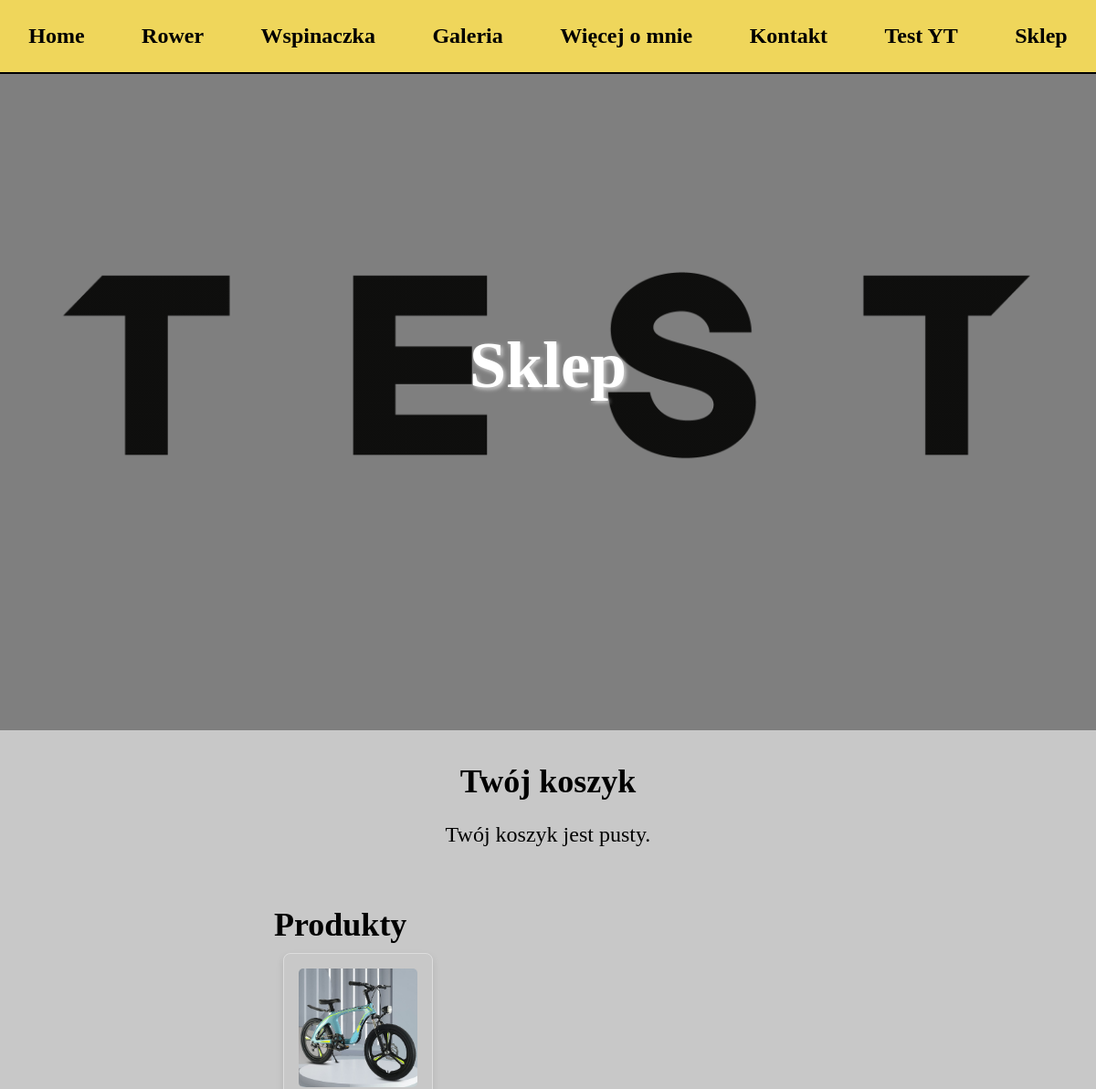
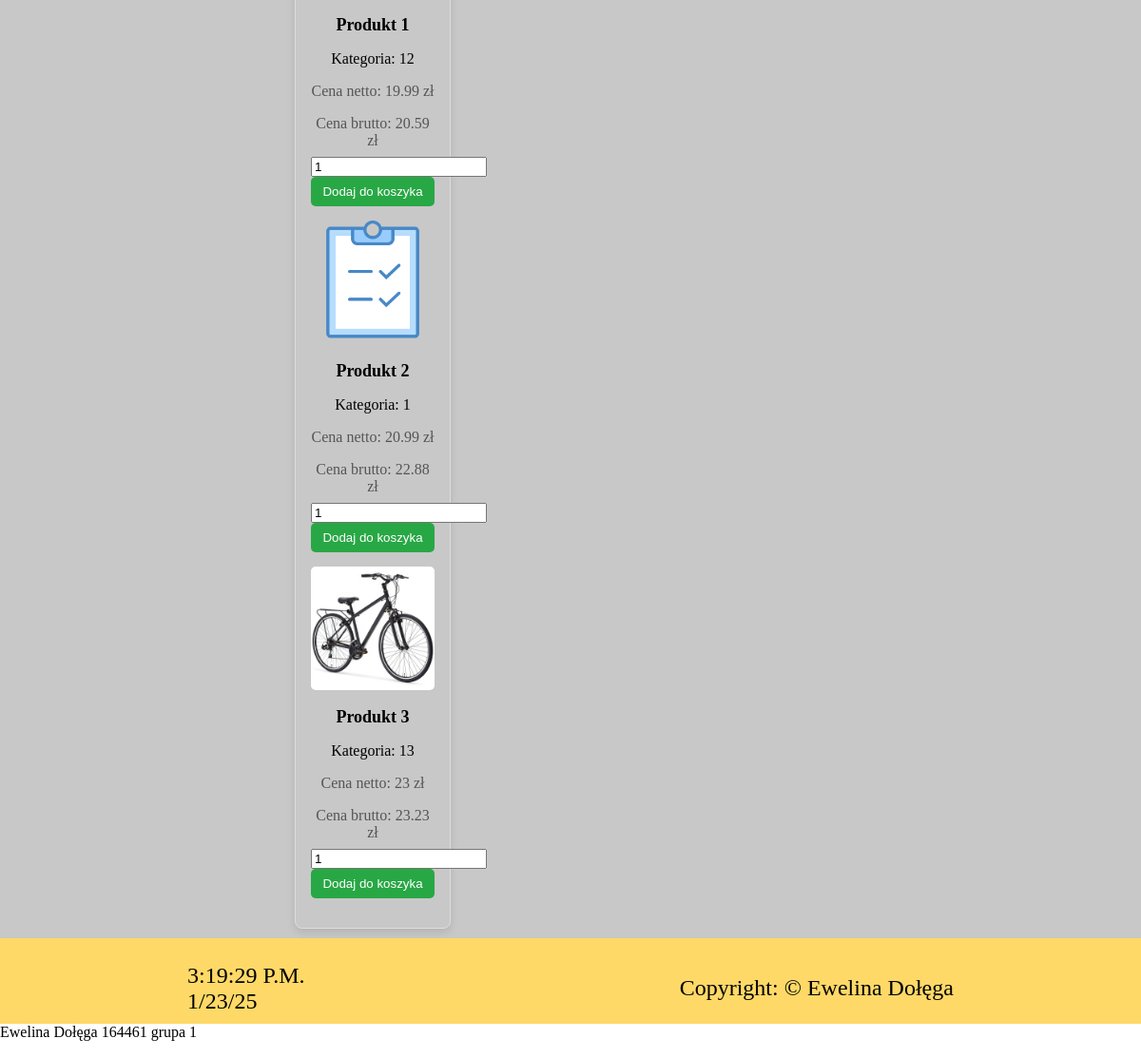
Screenshot of /test4/cart.php with the database file from the repository (2 pictures, top to bottom).
### tables this page shows
CREATE TABLE `produkt` (
  `id` int(11) NOT NULL,
  `tytul` varchar(255) NOT NULL,
  `opis` varchar(1000) NOT NULL,
  `data_utworzenia` date NOT NULL,
  `data_modyfikacji` date NOT NULL,
  `data_wygasniecia` date NOT NULL,
  `cena_netto` double NOT NULL,
  `podatek_vat` int(11) NOT NULL,
  `ilosc_w_magazynie` int(11) NOT NULL,
  `status` varchar(70) NOT NULL,
  `kategoria` int(11) NOT NULL,
  `gabaryt_produktu` varchar(10) NOT NULL,
  `zdjecie` blob DEFAULT NULL
);

### test4/cart.php (the view, shortened to what this page needs)
<!DOCTYPE html>
<html lang="pl">
  <head>
  <link rel="stylesheet" href="css/style.css" />
  </head>
  <body onload="startclock()">
    <header>
    <nav>
        <ul class="nav-list">
          <li><a href="index.php?idp=1" class="list-item">Home</a></li>
          <li><a href="index.php?idp=2" class="list-item">Rower</a></li>
          <li><a href="index.php?idp=3" class="list-item">Wspinaczka</a></li>
          <li><a href="index.php?idp=4" class="list-item">Galeria</a></li>
          <li><a href="index.php?idp=5" class="list-item">Więcej o mnie</a></li>
          <li><a href="index.php?idp=6" class="list-item">Kontakt</a></li>
          <li><a href="index.php?idp=8" class="list-item">Test YT</a></li>
          <li><a href="cart.php" class="list-item">Sklep</a></li>
        </ul>
      </nav>
      <h1 class="header-title" id="header-title">
        Sklep
      </h1>
    </header>
    <main>
    <?php
    function showCart() {
        echo "<section class='about'>";
        echo "<h2 class='section-title'>Twój koszyk</h2>";
        if (!isset($_SESSION['cart']) || empty($_SESSION['cart'])) {
            echo "<p class='section-text'>Twój koszyk jest pusty.</p>";
            echo "</section>";
            return;
        }
    }
    function showProducts() {
        include 'cfg.php';
        $query = "SELECT id, tytul, cena_netto, kategoria, podatek_vat, zdjecie FROM produkt";
        $result = $link->query($query);
        if ($result->num_rows > 0) {
            echo "<section class='row'>";
            echo "<h2 class='section-title'>Produkty</h2>";
            echo "<div class='product-card'>";
            while ($product = $result->fetch_assoc()) {
                $priceBrutto = $product['cena_netto'] * (1 + $product['podatek_vat'] / 100);
                echo "<div style='width:100%; padding-bottom:15px'>";
                echo "<img src='{$product['zdjecie']}' alt='{$product['tytul']}' style='width:100%; height:auto; border-radius:5px;'>";
                echo "<h3 class='product-title'>{$product['tytul']}</h3>";
                echo "<p>Kategoria: {$product['kategoria']}</p>";
                echo "<p class='product-price'>Cena netto: {$product['cena_netto']} zł</p>";
                echo "<p class='product-price'>Cena brutto: " . number_format($priceBrutto, 2) . " zł</p>";
                echo "<form method='post'>";
                echo "<input type='number' name='quantity' value='1' min='1'>";
                echo "<button type='submit' class='product-button'>Dodaj do koszyka</button>";
                echo "</form>";
                echo "</div>";
            }
            echo "</div>";
            echo "</section>";
        } else {
            echo "<p class='section-text'>Brak produktów w bazie danych.</p>";
        }
    }
    showCart();
    showProducts();
    ?>
    </main>
    <footer>
      <div class="section-text">
        <div id="zegarek"></div>
        <div id="data"></div>
      </div>
      <p class="section-text">Copyright: &copy; Ewelina Dołęga</p>
    </footer>
    <?php
    $nr_indeksu = 164461;
    $nrGrupy = 1;
    echo 'Ewelina Dołęga '.$nr_indeksu.' grupa '.$nrGrupy.' <br /><br />';
    ?>
  </body>
</html>

### test4/css/style.css (style rules this page uses)
body { margin: 0px; }
header { background-image: linear-gradient(rgba(0, 0, 0, 0.5), rgba(0, 0, 0, 0.5)), url("../img/header-img.jpeg"); background-repeat: no-repeat; background-size: cover; background-position: center; height: 100vh; display: flex; flex-direction: column; justify-content: center; align-items: center; }
.header-title { font-size: 72px; color: white; text-shadow: 2px 2px 4px lightgray; }
nav { position: fixed; top: 0; left: 0; width: 100%; z-index: 1000; background-color: rgb(239, 214, 91); padding: 10px 0; border-bottom: 2px solid black; opacity: 1; }
.nav-list { display: flex; flex-direction: row; justify-content: space-around; align-items: center; list-style: none; padding: 0; white-space: nowrap; }
.list-item { text-decoration: none; color: black; font-weight: bolder; font-size: 24px; }
main, footer { padding-top: 15px; background-color: rgb(200, 200, 200); display: flex; flex-direction: column; justify-content: center; align-items: center; }
.about { display: flex; flex-direction: column; justify-content: center; align-items: center; width: 50%; }
.section-title { margin: 0px; padding-top: 20px; font-size: 36px; }
.section-text { font-size: 24px; }
.row { width: 50%; padding-top: 20px; }
footer { background-color: rgb(255, 217, 103); display: flex; flex-direction: row; justify-content: space-around; align-items: center; }
.product-card { border: 1px solid #ddd; border-radius: 8px; padding: 16px; margin: 10px; width: calc(25% - 20px); box-shadow: 0 4px 8px rgba(0, 0, 0, 0.1); transition: transform 0.2s; text-align: center; }
.product-title { font-size: 18px; font-weight: bold; margin-bottom: 8px; }
.product-price { font-size: 16px; color: #555; margin-bottom: 8px; }
.product-button { padding: 8px 12px; background-color: #28a745; color: #fff; border: none; border-radius: 5px; cursor: pointer; }
img { display: block; max-width: 100%; height: auto; z-index: 1; position: relative; }

### rows the page displays
produkt: zdjecie (picture), tytul "Produkt 1", kategoria "12", cena_netto "19.99", priceBrutto "20.59"
produkt: zdjecie (picture), tytul "Produkt 2", kategoria "1", cena_netto "20.99", priceBrutto "22.88"
produkt: zdjecie (picture), tytul "Produkt 3", kategoria "13", cena_netto "23", priceBrutto "23.23"

### other values shown
$nr_indeksu "164461"
$nrGrupy "1"
